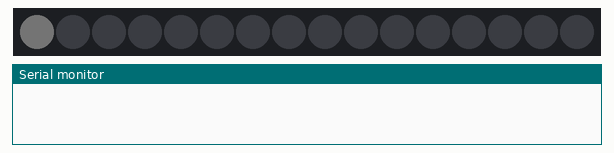
Bench run of a sketch on a simulated Arduino Uno, built with avr-gcc and run on an emulated ATmega328P. On the bench: 16 RGB LEDs in strip order, left to right, the last lines printed to the serial monitor. Dim RGB values are drawn brighter than linear.

Above: at 0.05 s.
At 5.0 s:
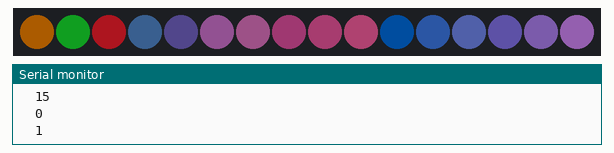
At 9.96 s:
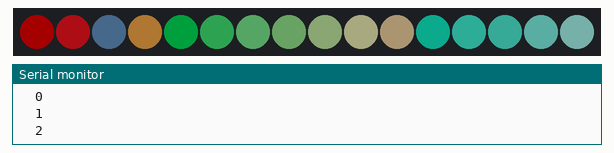
At 19.97 s:
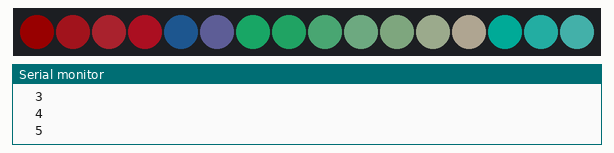
At 29.88 s:
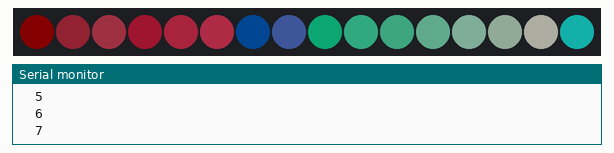
At 39.89 s:
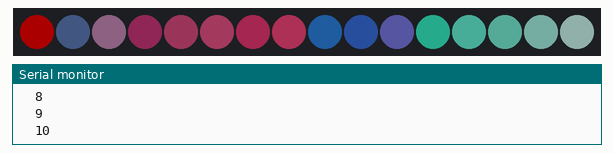

The sketch:

incrament.ino.ino
```cpp
// RGBW (Red Green Blue White Neo-Pixel starter code
// 16 LEDS  increment
// CW Coleman 170413

#include <Adafruit_NeoPixel.h>
#ifdef __AVR__
  #include <avr/power.h>
#endif

#define PIN 6

#define NUM_LEDS 16

#define BRIGHTNESS 50

Adafruit_NeoPixel strip = Adafruit_NeoPixel(NUM_LEDS, PIN, NEO_GRBW + NEO_KHZ800);


void setup() {
  Serial.begin(115200);
  strip.setBrightness(50);
  strip.begin();
  strip.show(); // Initialize all pixels to 'off'
}

// Initialize some variables for the void loop()
int red = 0, green= 0, blue = 0, white = 10;
int wait = 100;
int led = 0;

void loop() {


  strip.setPixelColor(led, red, green , blue, white);
  strip.show();
    delay(wait);

  red = red + 40;
  green = green + 8;
  blue = blue + 16;
  white = white + 17;

  // Increment the led.  This can also be done with led++
  led = led + 1;
  if (led > 15)led = 0;

  if (red > 255) red = 0;
   if (green > 255) green = 0;
    if (blue > 255) blue = 0;
     if (white > 50) white = 0;

    if (red < 0) red = 255;
   if (green  < 0) green = 255;
    if (blue < 0) blue = 255;
     if (white  < 0 ) white = 50;
   Serial.print("  ");
   Serial.println(led);
}
```
